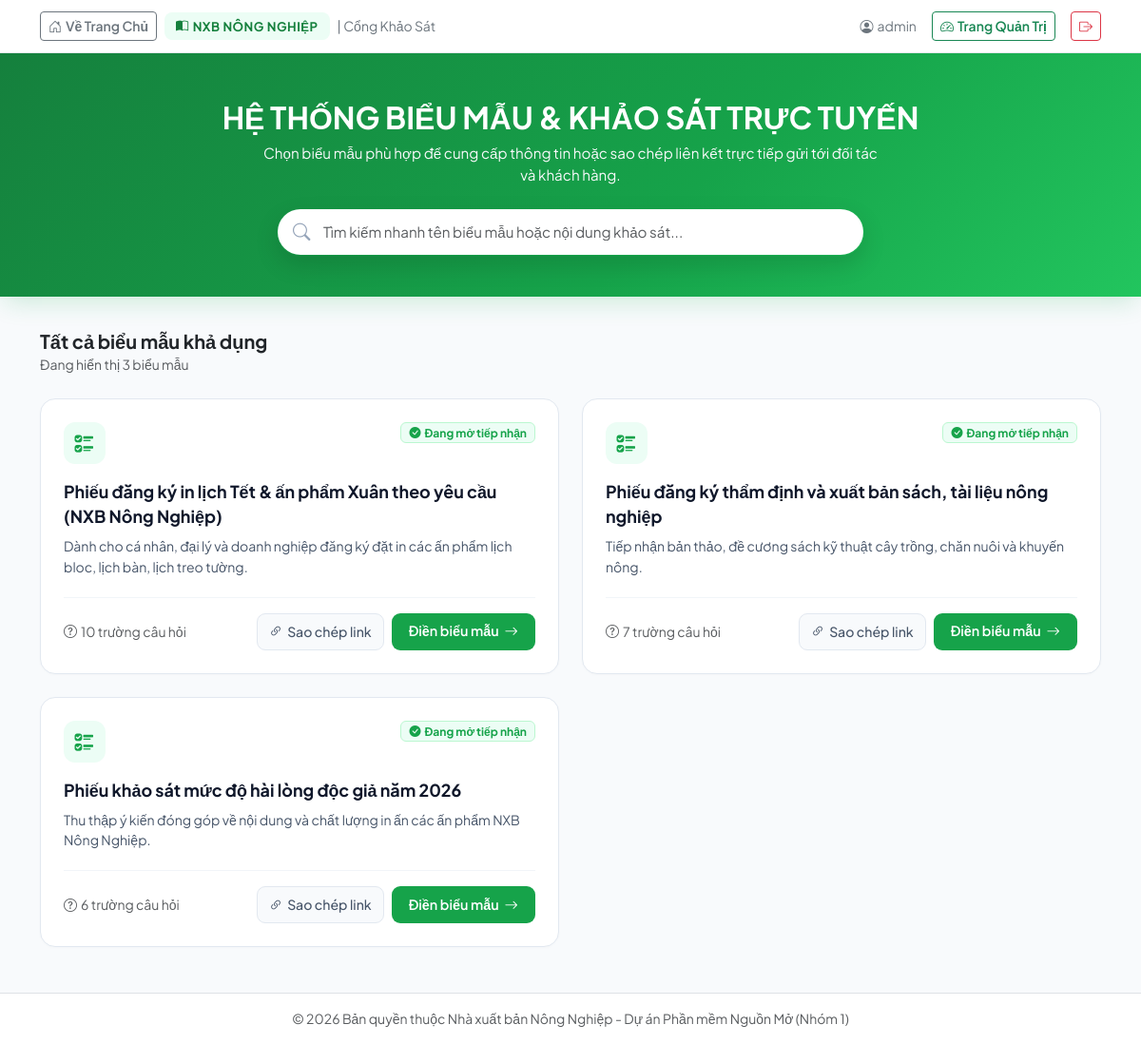
The page /forms.php (signed in) on the database its author committed.
### tables this page shows
CREATE TABLE `forms` (
  `id` int(11) NOT NULL,
  `title` varchar(255) NOT NULL,
  `description` text DEFAULT NULL,
  `created_at` timestamp NOT NULL DEFAULT current_timestamp()
);

### forms.php (the view, shortened to what this page needs)
<?php
require_once 'config/db.php';
$stmt = $pdo->query("
    SELECT f.id, f.title, f.description, v.version_number,
           (SELECT COUNT(*) FROM fields WHERE form_version_id = v.id) AS total_questions
    FROM forms f
    JOIN form_versions v ON f.id = v.form_id
    WHERE v.is_active = 1
    ORDER BY f.id ASC
");
$forms = $stmt->fetchAll(PDO::FETCH_ASSOC);
$role = $_SESSION['role'] ?? 'client';
?>
<!DOCTYPE html>
<html lang="vi">
<head>
    <link href="https://cdn.jsdelivr.net/npm/bootstrap@5.3.0/dist/css/bootstrap.min.css" rel="stylesheet">
    <link rel="stylesheet" href="https://cdn.jsdelivr.net/npm/bootstrap-icons@1.11.1/font/bootstrap-icons.css">
</head>
<body>
    <header class="app-navbar">
        <div class="container d-flex justify-content-between align-items-center">
            <div class="d-flex align-items-center gap-2">
                <a href="index.php" class="btn btn-outline-secondary btn-sm fw-semibold">
                    <i class="bi bi-house-door me-1"></i>Về Trang Chủ
                </a>
                <span class="brand-badge"><i class="bi bi-book-half me-1"></i>NXB Nông Nghiệp</span>
                <span class="text-secondary small d-none d-md-inline">| Cổng Khảo Sát</span>
            </div>
            <div class="d-flex align-items-center gap-3">
                <span class="text-secondary small d-none d-sm-inline">
                    <i class="bi bi-person-circle me-1"></i><?= htmlspecialchars($_SESSION['username']) ?>
                </span>
                <?php if ($role === 'admin'): ?>
                    <a href="admin/index.php" class="btn btn-outline-success btn-sm fw-semibold">
                        <i class="bi bi-speedometer2 me-1"></i>Trang Quản Trị
                    </a>
                <?php endif; ?>
                <a href="logout.php" class="btn btn-outline-danger btn-sm" title="Đăng xuất">
                    <i class="bi bi-box-arrow-right"></i>
                </a>
            </div>
        </div>
    </header>
    <section class="hero-banner text-center">
        <div class="container">
            <h2 class="fw-bold mb-2">HỆ THỐNG BIỂU MẪU & KHẢO SÁT TRỰC TUYẾN</h2>
            <p class="text-light opacity-90 mb-0 mx-auto" style="max-width: 650px; font-size: 0.95rem;">
                Chọn biểu mẫu phù hợp để cung cấp thông tin hoặc sao chép liên kết trực tiếp gửi tới đối tác và khách hàng.
            </p>
            <div class="search-box">
                <input type="text" id="searchInput" class="form-control" placeholder="Tìm kiếm nhanh tên biểu mẫu hoặc nội dung khảo sát..." autocomplete="off">
            </div>
        </div>
    </section>
    <main class="container pb-5 flex-grow-1">
        <div class="d-flex justify-content-between align-items-center mb-4">
            <div>
                <h5 class="fw-bold text-dark mb-0">Tất cả biểu mẫu khả dụng</h5>
                <small class="text-muted" id="formsCounter">Đang hiển thị <?= count($forms) ?> biểu mẫu</small>
            </div>
        </div>
        <div class="row g-4" id="formListContainer">
            <?php if (empty($forms)): ?>
                <div class="col-12 text-center py-5">
                    <div class="text-muted fs-5">Hiện tại chưa có biểu mẫu nào đang mở.</div>
                </div>
            <?php else: ?>
                <?php foreach ($forms as $f): ?>
                    <div class="col-md-6 col-lg-6 form-card-wrapper"
                         data-title="<?= strtolower(htmlspecialchars($f['title'])) ?>"
                         data-desc="<?= strtolower(htmlspecialchars($f['description'] ?? '')) ?>">
                        <div class="form-card">
                            <div class="d-flex justify-content-between align-items-start">
                                <div class="form-icon">
                                    <i class="bi bi-ui-checks"></i>
                                </div>
                                <span class="badge border px-2 py-1" style="background-color: #ecfdf5; color: #16a34a; border-color: #bbf7d0 !important;">
                                    <i class="bi bi-check-circle-fill me-1"></i>Đang mở tiếp nhận
                                </span>
                            </div>
                            <h5 class="form-title"><?= htmlspecialchars($f['title']) ?></h5>
                            <p class="form-desc">
                                <?= !empty($f['description']) ? htmlspecialchars($f['description']) : 'Phiếu thu thập dữ liệu và khảo sát theo quy chuẩn của NXB Nông Nghiệp.' ?>
                            </p>
                            <div class="card-footer-action">
                                <small class="text-muted">
                                    <i class="bi bi-question-circle me-1"></i><?= $f['total_questions'] ?> trường câu hỏi
                                </small>
                                <div class="d-flex gap-2">
                                    <button type="button" class="btn-copy" onclick="copyFormLink(<?= $f['id'] ?>, '<?= htmlspecialchars($f['title'], ENT_QUOTES) ?>')" title="Sao chép liên kết biểu mẫu này">
                                        <i class="bi bi-link-45deg"></i>
                                        <span class="d-none d-sm-inline">Sao chép link</span>
                                    </button>
                                    <a href="form.php?id=<?= $f['id'] ?>" class="btn-fill">
                                        <span>Điền biểu mẫu</span>
                                        <i class="bi bi-arrow-right"></i>
                                    </a>
                                </div>
                            </div>
                        </div>
                    </div>
                <?php endforeach; ?>
            <?php endif; ?>
        </div>
    </main>
    <footer class="bg-white border-top py-3 text-center text-muted small mt-auto">
        <div class="container">
            © 2026 Bản quyền thuộc Nhà xuất bản Nông Nghiệp - Dự án Phần mềm Nguồn Mở (Nhóm 1)
        </div>
    </footer>
</body>
</html>

### forms.php (style rules this page uses)
:root { --primary: #16a34a; --primary-hover: #15803d; --primary-subtle: #ecfdf5; --bg-page: #f8fafc; --text-heading: #0f172a; --text-body: #475569; --border-subtle: #e2e8f0; }
body { font-family: 'Plus Jakarta Sans', sans-serif; background-color: var(--bg-page); color: var(--text-body); min-height: 100vh; display: flex; flex-direction: column; }
.app-navbar { background: #ffffff; border-bottom: 1px solid var(--border-subtle); padding: 12px 0; position: sticky; top: 0; z-index: 1000; }
.brand-badge { background-color: var(--primary-subtle); color: var(--primary-hover); font-weight: 700; font-size: 0.82rem; padding: 5px 12px; border-radius: 8px; text-transform: uppercase; letter-spacing: 0.5px; }
.hero-banner { background: linear-gradient(135deg, #15803d 0%, #16a34a 60%, #22c55e 100%); color: #ffffff; padding: 48px 0 42px 0; margin-bottom: 35px; box-shadow: 0 10px 25px -5px rgba(22, 163, 74, 0.2); }
.search-box { position: relative; max-width: 620px; margin: 22px auto 0 auto; }
.search-box input { height: 52px; border-radius: 50px; padding-left: 48px; padding-right: 45px; border: 2px solid transparent; box-shadow: 0 10px 25px rgba(0, 0, 0, 0.12); font-size: 0.95rem; transition: all 0.2s ease; }
.form-card { background: #ffffff; border: 1px solid var(--border-subtle); border-radius: 16px; padding: 24px; height: 100%; display: flex; flex-direction: column; transition: all 0.2s cubic-bezier(0.4, 0, 0.2, 1); position: relative; box-shadow: 0 1px 3px rgba(0,0,0,0.02); }
.form-icon { width: 44px; height: 44px; border-radius: 12px; background-color: var(--primary-subtle); color: var(--primary); display: flex; align-items: center; justify-content: center; font-size: 1.3rem; margin-bottom: 16px; }
.form-title { color: var(--text-heading); font-weight: 700; font-size: 1.12rem; line-height: 1.45; margin-bottom: 8px; }
.form-desc { color: var(--text-body); font-size: 0.88rem; line-height: 1.55; flex-grow: 1; margin-bottom: 20px; }
.card-footer-action { border-top: 1px solid #f1f5f9; padding-top: 16px; display: flex; align-items: center; justify-content: space-between; gap: 8px; }
.btn-fill { background-color: var(--primary); color: #ffffff; font-weight: 600; border-radius: 9px; padding: 8px 18px; font-size: 0.9rem; transition: all 0.2s ease; text-decoration: none; display: inline-flex; align-items: center; gap: 6px; }
.btn-copy { background-color: #f8fafc; color: #475569; border: 1px solid var(--border-subtle); font-weight: 500; border-radius: 9px; padding: 8px 12px; font-size: 0.88rem; transition: all 0.2s ease; cursor: pointer; display: inline-flex; align-items: center; gap: 5px; }

### rows shown on the page
forms: title "Phiếu đăng ký in lịch Tết & ấn phẩm Xuân theo yêu cầu (NXB Nông Nghiệp)", description "Dành cho cá nhân, đại lý và doanh nghiệp đăng ký đặt in các ấn phẩm lịch bloc, lịch bàn, lịch treo tường.", total_questions "10"
forms: title "Phiếu đăng ký thẩm định và xuất bản sách, tài liệu nông nghiệp", description "Tiếp nhận bản thảo, đề cương sách kỹ thuật cây trồng, chăn nuôi và khuyến nông.", total_questions "7"
forms: title "Phiếu khảo sát mức độ hài lòng độc giả năm 2026", description "Thu thập ý kiến đóng góp về nội dung và chất lượng in ấn các ấn phẩm NXB Nông Nghiệp.", total_questions "6"

### other values the page prints
$_SESSION['username'] "admin"
count($forms) "3"
